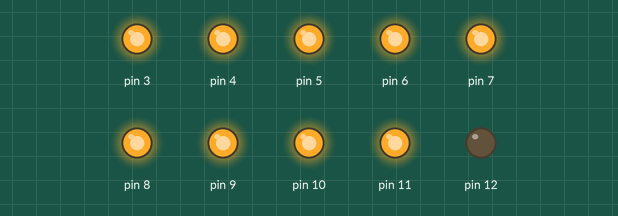
This sketch was run on a simulated Arduino Uno, built with avr-gcc and run on an emulated ATmega328P. Parts: output pins drawn as LEDs (lit = HIGH). Random numbers use the default seed unless the sketch sets one.

Above: at 0.05 s.
At 4.46 s:
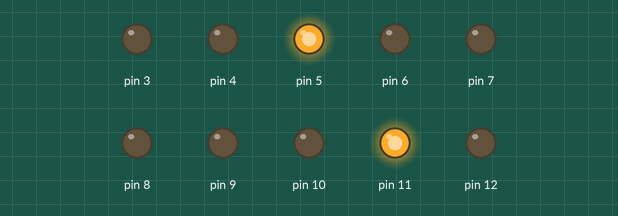
At 8.57 s:
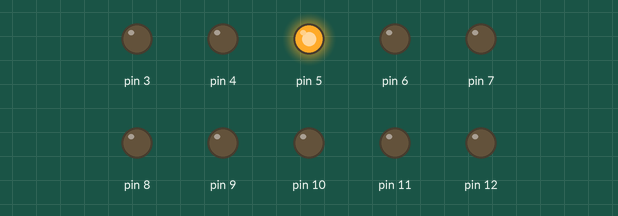
At 17.04 s:
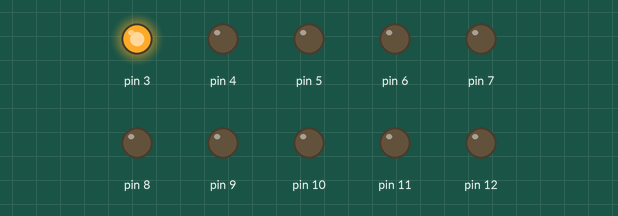
At 24.9 s:
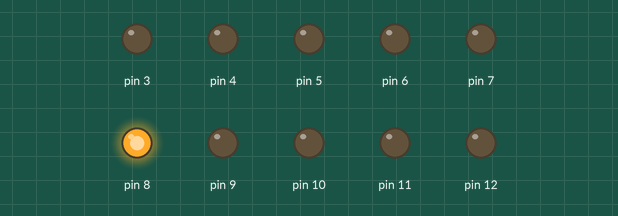
At 33.72 s:
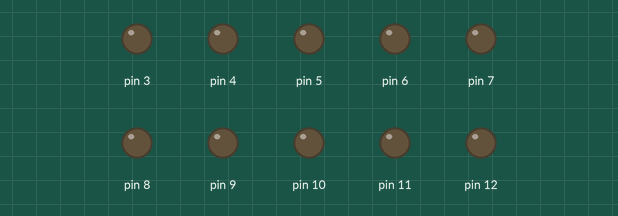
Timing chart, 0 to 40.0 s (numbered marks = the images above):
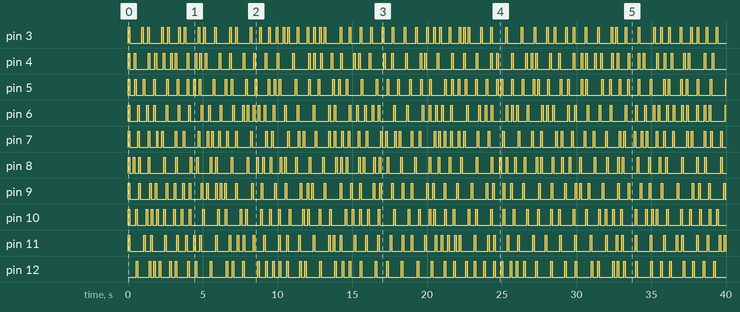

Measured:
- by itself, pin 3: LOW → HIGH at 0.00 s, → LOW 0.10 s later, → HIGH 0.80 s later, → LOW 0.10 s later, … (122 changes in this stretch)
- by itself, pin 4: LOW → HIGH at 0.00 s, → LOW 0.10 s later, → HIGH 0.30 s later, → LOW 0.10 s later, … (120 changes in this stretch)
- by itself, pin 5: LOW → HIGH at 0.00 s, → LOW 0.10 s later, → HIGH 0.35 s later, → LOW 0.10 s later, … (119 changes in this stretch)
- by itself, pin 6: LOW → HIGH at 0.00 s, → LOW 0.10 s later, → HIGH 0.55 s later, → LOW 0.10 s later, … (125 changes in this stretch)
- by itself, pin 7: LOW → HIGH at 0.00 s, → LOW 0.10 s later, → HIGH 0.55 s later, → LOW 0.10 s later, … (126 changes in this stretch)
- by itself, pin 8: LOW → HIGH at 0.00 s, → LOW 0.10 s later, → HIGH 0.25 s later, → LOW 0.10 s later, … (116 changes in this stretch)
- by itself, pin 9: LOW → HIGH at 0.00 s, → LOW 0.10 s later, → HIGH 0.60 s later, → LOW 0.10 s later, … (114 changes in this stretch)
- by itself, pin 10: LOW → HIGH at 0.00 s, → LOW 0.10 s later, → HIGH 0.40 s later, → LOW 0.10 s later, … (118 changes in this stretch)

The sketch:

three_modes.ino
```cpp
bool pinOn[12];
int pindel[12];

void setup() {
  // put your setup code here, to run once:
  Serial.begin(9600);

  pinMode(2, INPUT);

  pinMode(3, OUTPUT);
  pinMode(4, OUTPUT);
  pinMode(5, OUTPUT);
  pinMode(6, OUTPUT);
  pinMode(7, OUTPUT);
  pinMode(8, OUTPUT);
  pinMode(9, OUTPUT);
  pinMode(10, OUTPUT);
  pinMode(11, OUTPUT);
  pinMode(12, OUTPUT);

  for (int i = 2; i <= 12; i++)
  {
    pinOn[i] = false;
    pindel[12] = random(4,20);
  }

}

void loop() {
  // put your main code here, to run repeatedly:

  for(int i = 2; i <= 12; i++)
  {
    pindel[i]--;
    if (pindel[i] <=0)
    {
      if (pinOn[i] == true)
      {
        pinOn[i] = false;
        pindel[i] = random(4,20);
      } else {
        pinOn[i] = true;
        pindel[i] = 2;
      }
      digitalWrite(i, pinOn[i]);
    }
  }
  delay(50);
}
```
